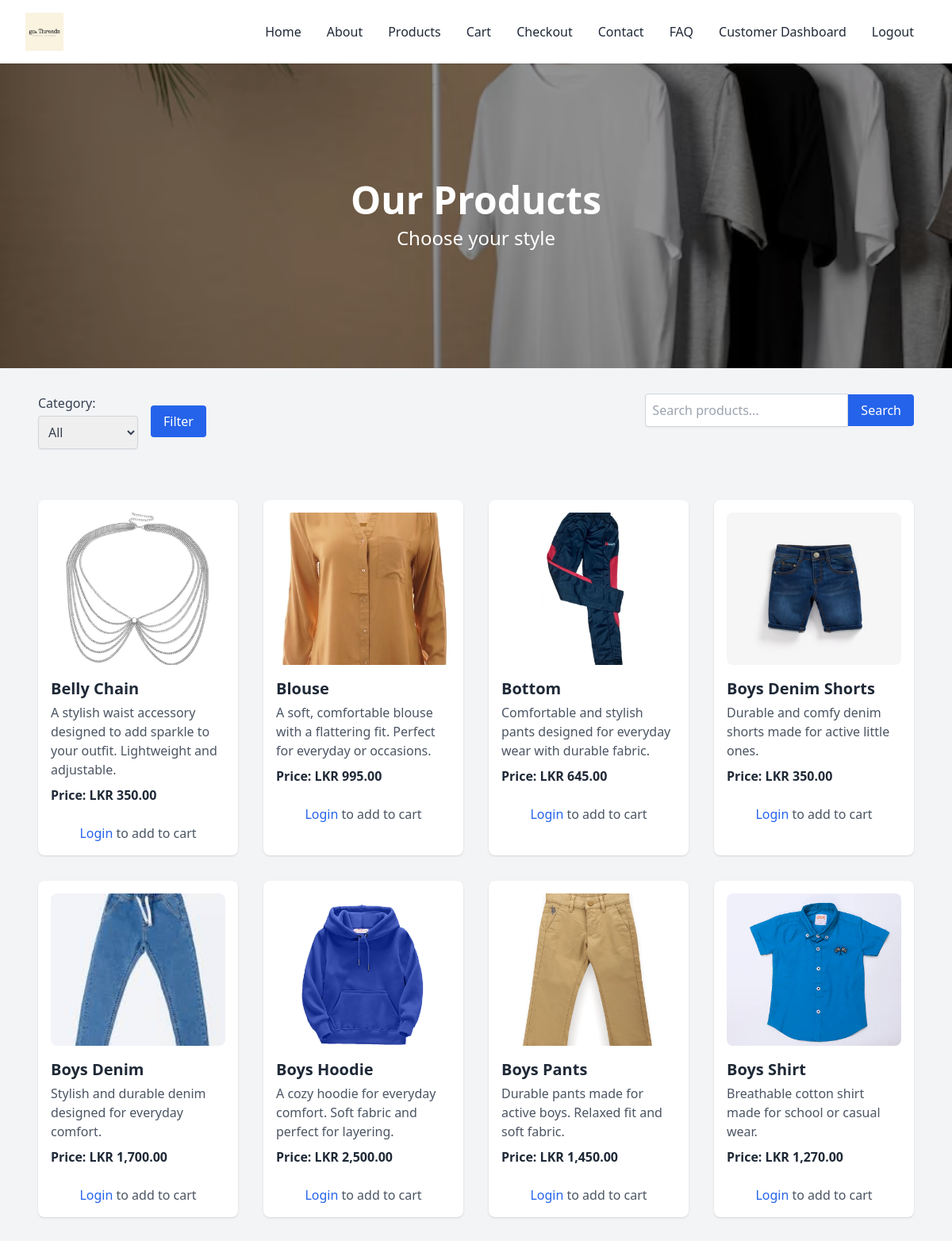
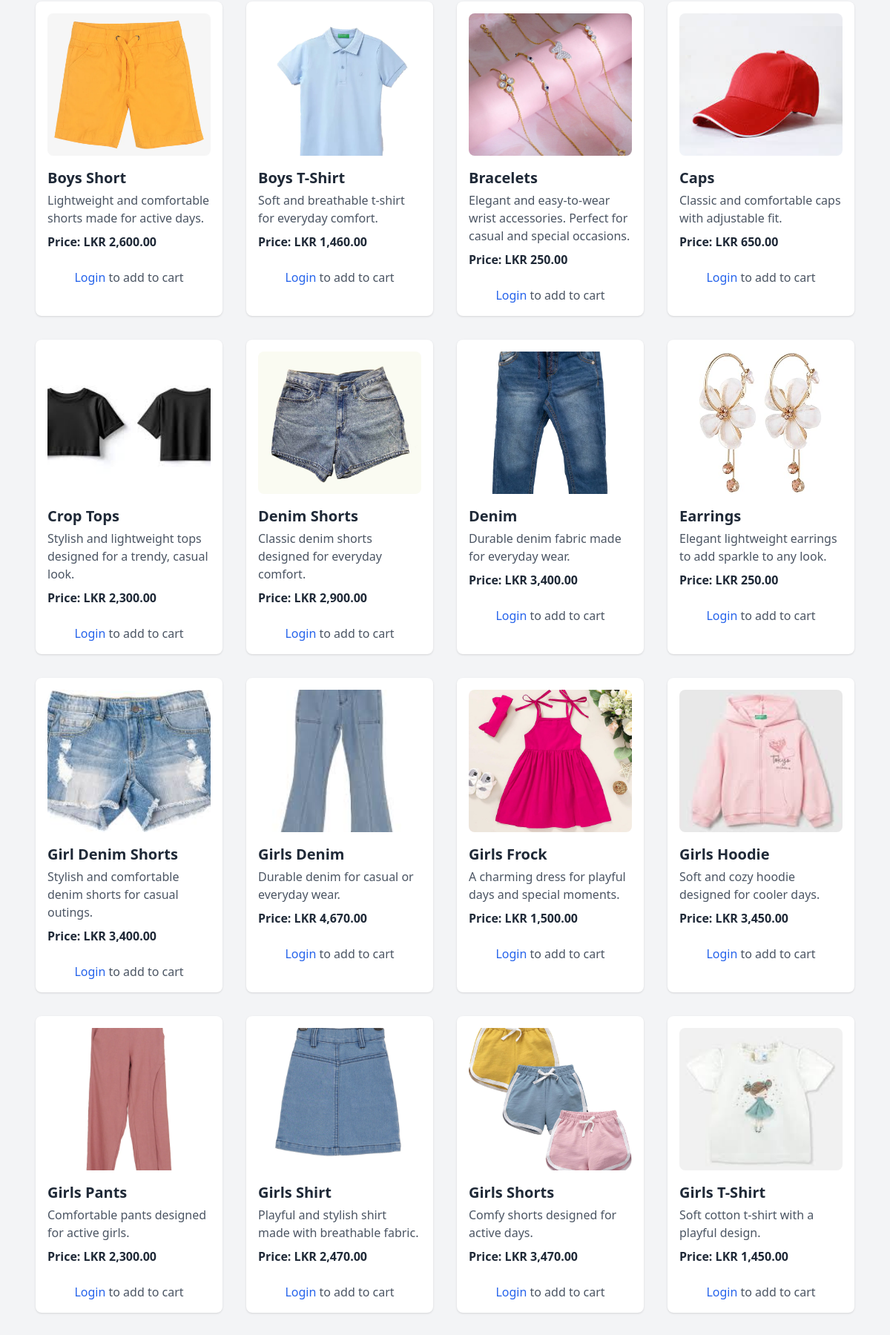
The page /index.php?page=products (upper part) on the database its author committed (2 pictures, top to bottom).
### tables this page shows
CREATE TABLE `products` (
  `id` int(11) NOT NULL,
  `name` varchar(100) NOT NULL,
  `category` varchar(50) NOT NULL,
  `description` text NOT NULL,
  `price` decimal(10,2) NOT NULL,
  `image` varchar(255) NOT NULL,
  `colors` varchar(255) NOT NULL,
  `sizes` varchar(255) NOT NULL
);

### controllers/ProductController.php (called while the page is built, shortened)
<?php
require_once __DIR__ . '/../models/Product.php';
class ProductController {
    public function index() {
        $category = $_GET['category'] ?? '';
        $search = $_GET['search'] ?? '';
        $products = Product::getAll($category, $search);
        require __DIR__ . '/../views/products.php';
    }
}

### models/Product.php (called while the page is built, shortened)
<?php
require_once __DIR__ . '/../../db.php';
class Product {
    public static function getAll($category = '', $search = '') {
        global $conn;
        $sql = "SELECT * FROM products WHERE 1";
        $stmt = $conn->prepare($sql);
        $stmt->execute();
        return $stmt->get_result();
    }
}

### views/products.php (the view, shortened to what this page needs)
<?php
require __DIR__ . '/partials/header.php';
?>
<!DOCTYPE html>
<html lang="en">
<head>
    <script src="https://cdn.tailwindcss.com"></script>
</head>
<body class="bg-gray-100 text-gray-800">
<main class="main-content products">
    <section class="relative">
        <img src="public/images/products.jpg" alt="Products Banner" class="w-full h-64 md:h-96 object-cover">
        <div class="absolute inset-0 flex flex-col justify-center items-center bg-black bg-opacity-40 text-white text-center">
            <h1 class="text-4xl md:text-5xl font-bold mb-2">Our Products</h1>
            <p class="text-lg md:text-2xl">Choose your style</p>
        </div>
    </section>
    <section class="filter max-w-6xl mx-auto mt-8 px-6 flex flex-col md:flex-row md:items-center md:justify-between gap-4 relative">
        <form method="get" action="index.php" class="flex flex-wrap items-center gap-4 md:flex-1">
            <label class="flex flex-col text-gray-700 font-medium">
                Category:
                <select name="category" class="mt-1 p-2 border border-gray-300 rounded shadow-sm focus:outline-none focus:ring-2 focus:ring-blue-500">
                    <option value="">All</option>
                </select>
            </label>
            <button type="submit" class="bg-blue-600 text-white px-4 py-2 rounded hover:bg-blue-700 transition mt-2 md:mt-0">Filter</button>
        </form>
        <form method="get" action="index.php" class="flex items-center mt-2 md:mt-0 md:absolute md:right-6 top-0">
            <input type="text" name="search" value="<?= htmlspecialchars($_GET['search'] ?? '') ?>"
                   placeholder="Search products..."
                   class="p-2 border border-gray-300 rounded-l shadow-sm focus:outline-none focus:ring-2 focus:ring-blue-500 w-48 md:w-64">
            <button type="submit" class="bg-blue-600 text-white px-4 py-2 rounded-r hover:bg-blue-700 transition">Search</button>
        </form>
    </section>
    <section class="product-list max-w-6xl mx-auto my-12 px-6 grid grid-cols-1 sm:grid-cols-2 md:grid-cols-3 lg:grid-cols-4 gap-8">
        <?php while($row = $products->fetch_assoc()): ?>
        <div class="product-card bg-white rounded-lg shadow p-4 flex flex-col">
            <img src="public/images/<?php echo $row['image'] ?: 'default.jpg'; ?>"
                 alt="<?= htmlspecialchars($row['name']); ?>"
                 class="w-full h-48 object-cover mb-4 rounded-lg">
            <h3 class="text-xl font-semibold mb-1"><?= htmlspecialchars($row['name']); ?></h3>
            <p class="text-gray-600 mb-2"><?= htmlspecialchars($row['description']); ?></p>
            <p class="font-bold mb-4">Price: LKR <?= number_format($row['price'], 2); ?></p>
            <?php if(isset($_SESSION['user']) && $_SESSION['user']['role'] === 'customer'): ?>
                <form method="post" class="flex flex-col gap-2">
                    <input type="hidden" name="product_id" value="<?= $row['id']; ?>">
                    <?php if(!empty($row['colors'])): ?>
                        <label class="flex flex-col text-gray-700">
                            Color:
                            <select name="color" class="mt-1 p-2 border border-gray-300 rounded focus:outline-none focus:ring-2 focus:ring-blue-500">
                                <?php foreach(array_filter(explode(',', $row['colors'])) as $color): ?>
                                    <option value="<?= trim($color); ?>"><?= trim($color); ?></option>
                                <?php endforeach; ?>
                            </select>
                        </label>
                    <?php endif; ?>
                    <?php if(!empty($row['sizes'])): ?>
                        <label class="flex flex-col text-gray-700">
                            Size:
                            <select name="size" class="mt-1 p-2 border border-gray-300 rounded focus:outline-none focus:ring-2 focus:ring-blue-500">
                                <?php foreach(array_filter(explode(',', $row['sizes'])) as $size): ?>
                                    <option value="<?= trim($size); ?>"><?= trim($size); ?></option>
                                <?php endforeach; ?>
                            </select>
                        </label>
                    <?php endif; ?>
                    <label class="flex flex-col text-gray-700">
                        Quantity:
                        <input type="number" name="quantity" value="1" min="1" class="mt-1 p-2 border border-gray-300 rounded focus:outline-none focus:ring-2 focus:ring-blue-500">
                    </label>
                    <button type="submit" class="mt-2 bg-green-600 text-white px-4 py-2 rounded hover:bg-green-700 transition">Add to Cart</button>
                </form>
            <?php else: ?>
                <p class="text-center text-gray-600 mt-2"><a href="index.php?page=login" class="text-blue-600 hover:underline">Login</a> to add to cart</p>
            <?php endif; ?>
        </div>
        <?php endwhile; ?>
    </section>
</main>

### index.php (shortened to what this page needs)
<?php
$page = $_GET['page'] ?? 'home';
switch($page){
    case 'products':
        $controller = new ProductController();
        $controller->index();
        break;
}

### views/partials/header.php (shortened to what this page needs)
<header class="bg-white shadow sticky top-0 z-50">
  <div class="max-w-7xl mx-auto flex items-center justify-between py-4 px-6 md:px-8 relative">
    <div class="flex-shrink-0">
      <a href="index.php?page=home">
        <img src="public/images/logo.png" alt="Logo" class="h-12 w-auto">
      </a>
    </div>
    <nav id="nav-links" class="hidden md:flex flex-col md:flex-row md:items-center absolute md:static top-full left-0 w-full md:w-auto bg-white md:bg-transparent shadow md:shadow-none border-t md:border-none">
      <a href="index.php?page=home" class="block md:inline-block px-4 py-2 text-gray-800 font-medium hover:text-blue-600 transition">Home</a>
      <a href="index.php?page=about" class="block md:inline-block px-4 py-2 text-gray-800 font-medium hover:text-blue-600 transition">About</a>
      <a href="index.php?page=products" class="block md:inline-block px-4 py-2 text-gray-800 font-medium hover:text-blue-600 transition">Products</a>
      <a href="index.php?page=cart" class="block md:inline-block px-4 py-2 text-gray-800 font-medium hover:text-blue-600 transition">Cart</a>
      <a href="index.php?page=checkout" class="block md:inline-block px-4 py-2 text-gray-800 font-medium hover:text-blue-600 transition">Checkout</a>
      <a href="index.php?page=contactus" class="block md:inline-block px-4 py-2 text-gray-800 font-medium hover:text-blue-600 transition">Contact</a>
      <a href="index.php?page=faq" class="block md:inline-block px-4 py-2 text-gray-800 font-medium hover:text-blue-600 transition">FAQ</a>
      <?php if(isset($_SESSION['user'])): ?>
        <?php if($_SESSION['user']['role'] === 'admin'): ?>
          <a href="index.php?page=admin_dashboard" class="block md:inline-block px-4 py-2 text-gray-800 font-medium hover:text-blue-600 transition">Admin Dashboard</a>
        <?php else: ?>
          <a href="index.php?page=customer_dashboard" class="block md:inline-block px-4 py-2 text-gray-800 font-medium hover:text-blue-600 transition">Customer Dashboard</a>
        <?php endif; ?>
        <a href="index.php?page=logout" class="block md:inline-block px-4 py-2 text-gray-800 font-medium hover:text-blue-600 transition">Logout</a>
      <?php else: ?>
        <a href="index.php?page=login" class="block md:inline-block px-4 py-2 text-gray-800 font-medium hover:text-blue-600 transition">Login</a>
        <a href="index.php?page=register" class="block md:inline-block px-4 py-2 text-gray-800 font-medium hover:text-blue-600 transition">Register</a>
      <?php endif; ?>
    </nav>
  </div>
</header>

### rows shown on the page
products: image (picture), name "Belly Chain", description "A stylish waist accessory designed to add sparkle to your outfit. Lightweight and adjustable.", price "350.00"
products: image (picture), name "Blouse", description "A soft, comfortable blouse with a flattering fit. Perfect for everyday or occasions.", price "995.00"
products: image (picture), name "Bottom", description "Comfortable and stylish pants designed for everyday wear with durable fabric.", price "645.00"
products: image (picture), name "Boys Denim Shorts", description "Durable and comfy denim shorts made for active little ones.", price "350.00"
products: image (picture), name "Boys Denim", description "Stylish and durable denim designed for everyday comfort.", price "1,700.00"
products: image (picture), name "Boys Hoodie", description "A cozy hoodie for everyday comfort. Soft fabric and perfect for layering.", price "2,500.00"
products: image (picture), name "Boys Pants", description "Durable pants made for active boys. Relaxed fit and soft fabric.", price "1,450.00"
products: image (picture), name "Boys Shirt", description "Breathable cotton shirt made for school or casual wear.", price "1,270.00"
products: image (picture), name "Boys Short", description "Lightweight and comfortable shorts made for active days.", price "2,600.00"
products: image (picture), name "Boys T-Shirt", description "Soft and breathable t-shirt for everyday comfort.", price "1,460.00"
products: image (picture), name "Bracelets", description "Elegant and easy-to-wear wrist accessories. Perfect for casual and special occasions.", price "250.00"
products: image (picture), name "Caps", description "Classic and comfortable caps with adjustable fit.", price "650.00"
products: image (picture), name "Crop Tops", description "Stylish and lightweight tops designed for a trendy, casual look.", price "2,300.00"
products: image (picture), name "Denim Shorts", description "Classic denim shorts designed for everyday comfort.", price "2,900.00"
products: image (picture), name "Denim", description "Durable denim fabric made for everyday wear.", price "3,400.00"
products: image (picture), name "Earrings", description "Elegant lightweight earrings to add sparkle to any look.", price "250.00"
products: image (picture), name "Girl Denim Shorts", description "Stylish and comfortable denim shorts for casual outings.", price "3,400.00"
products: image (picture), name "Girls Denim", description "Durable denim for casual or everyday wear.", price "4,670.00"
products: image (picture), name "Girls Frock", description "A charming dress for playful days and special moments.", price "1,500.00"
products: image (picture), name "Girls Hoodie", description "Soft and cozy hoodie designed for cooler days.", price "3,450.00"
products: image (picture), name "Girls Pants", description "Comfortable pants designed for active girls.", price "2,300.00"
products: image (picture), name "Girls Shirt", description "Playful and stylish shirt made with breathable fabric.", price "2,470.00"
products: image (picture), name "Girls Shorts", description "Comfy shorts designed for active days.", price "3,470.00"
products: image (picture), name "Girls T-Shirt", description "Soft cotton t-shirt with a playful design.", price "1,450.00"
